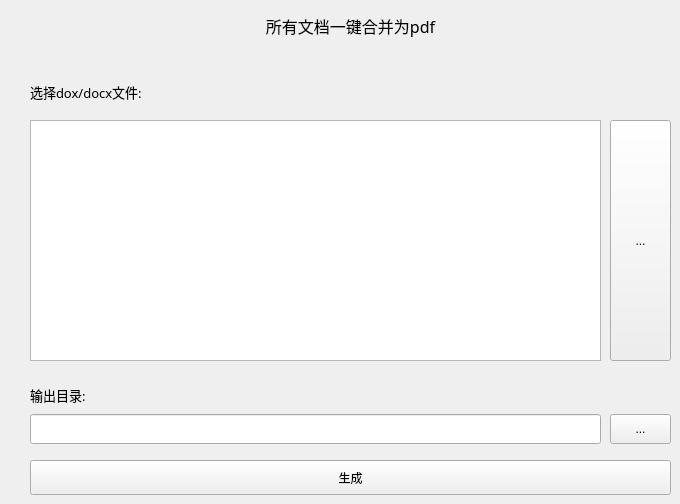
    <widget class="QWidget" name="page_2">
     <widget class="QLabel" name="title_3">
      <property name="geometry">
       <rect>
        <x>30</x>
        <y>10</y>
        <width>641</width>
        <height>31</height>
       </rect>
      </property>
      <property name="font">
       <font>
        <family>思源黑体 CN Normal</family>
        <pointsize>12</pointsize>
        <weight>50</weight>
        <italic>false</italic>
        <bold>false</bold>
        <kerning>true</kerning>
       </font>
      </property>
      <property name="mouseTracking">
       <bool>true</bool>
      </property>
      <property name="text">
       <string>所有文档一键合并为pdf</string>
      </property>
      <property name="textFormat">
       <enum>Qt::AutoText</enum>
      </property>
      <property name="alignment">
       <set>Qt::AlignCenter</set>
      </property>
      <property name="wordWrap">
       <bool>false</bool>
      </property>
     </widget>
     <widget class="QLabel" name="output_label_4">
      <property name="geometry">
       <rect>
        <x>30</x>
        <y>80</y>
        <width>531</width>
        <height>23</height>
       </rect>
      </property>
      <property name="font">
       <font>
        <family>思源黑体 CN Normal</family>
        <pointsize>10</pointsize>
        <weight>50</weight>
        <italic>false</italic>
        <bold>false</bold>
        <kerning>true</kerning>
       </font>
      </property>
      <property name="text">
       <string>选择dox/docx文件:</string>
      </property>
      <property name="buddy">
       <cstring>output_input</cstring>
      </property>
     </widget>
     <widget class="QPushButton" name="run_merge">
      <property name="geometry">
       <rect>
        <x>30</x>
        <y>460</y>
        <width>641</width>
        <height>35</height>
       </rect>
      </property>
      <property name="text">
       <string>生成</string>
      </property>
     </widget>
     <widget class="QLabel" name="output_label_2">
      <property name="geometry">
       <rect>
        <x>30</x>
        <y>380</y>
        <width>68</width>
        <height>30</height>
       </rect>
      </property>
      <property name="font">
       <font>
        <family>思源黑体 CN Normal</family>
        <pointsize>10</pointsize>
        <weight>50</weight>
        <italic>false</italic>
        <bold>false</bold>
        <kerning>true</kerning>
       </font>
      </property>
      <property name="text">
       <string>输出目录:</string>
      </property>
      <property name="textFormat">
       <enum>Qt::AutoText</enum>
      </property>
      <property name="alignment">
       <set>Qt::AlignLeading|Qt::AlignLeft|Qt::AlignVCenter</set>
      </property>
      <property name="buddy">
       <cstring>output_input</cstring>
      </property>
     </widget>
     <widget class="QPushButton" name="choice_output_4">
      <property name="enabled">
       <bool>true</bool>
      </property>
      <property name="geometry">
       <rect>
        <x>610</x>
        <y>414</y>
        <width>61</width>
        <height>30</height>
       </rect>
      </property>
      <property name="sizePolicy">
       <sizepolicy hsizetype="Maximum" vsizetype="Maximum">
        <horstretch>0</horstretch>
        <verstretch>0</verstretch>
       </sizepolicy>
      </property>
      <property name="text">
       <string>...</string>
      </property>
     </widget>
     <widget class="QLineEdit" name="output_input_4">
      <property name="geometry">
       <rect>
        <x>30</x>
        <y>414</y>
        <width>571</width>
        <height>30</height>
       </rect>
      </property>
      <property name="readOnly">
       <bool>true</bool>
      </property>
     </widget>
     <widget class="QListWidget" name="merge_file_list">
      <property name="geometry">
       <rect>
        <x>30</x>
        <y>120</y>
        <width>571</width>
        <height>241</height>
       </rect>
      </property>
     </widget>
     <widget class="QPushButton" name="choice_total_file_path">
      <property name="geometry">
       <rect>
        <x>610</x>
        <y>120</y>
        <width>61</width>
        <height>241</height>
       </rect>
      </property>
      <property name="text">
       <string>...</string>
      </property>
     </widget>
    </widget>
